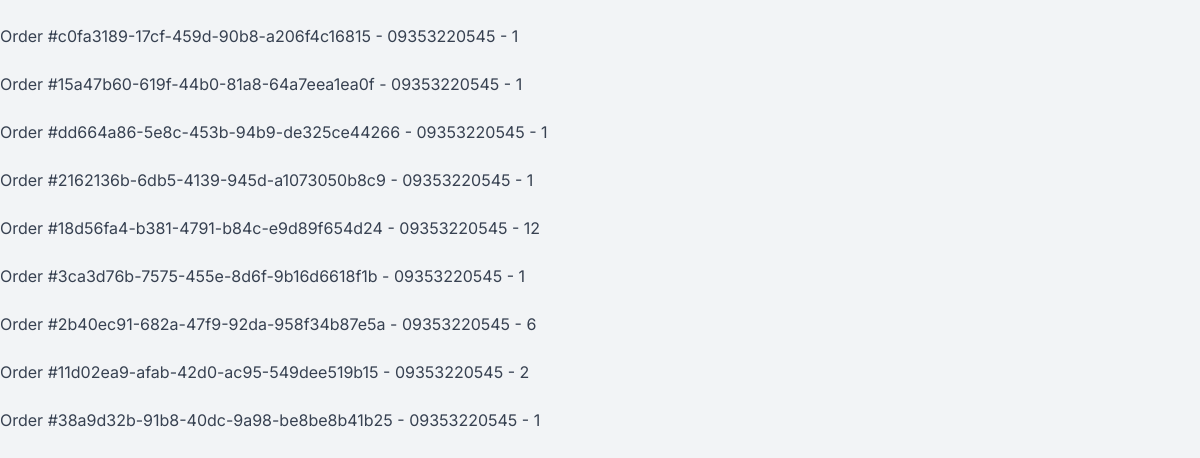
Before: /orders/orders/09353220545 with the older database file.
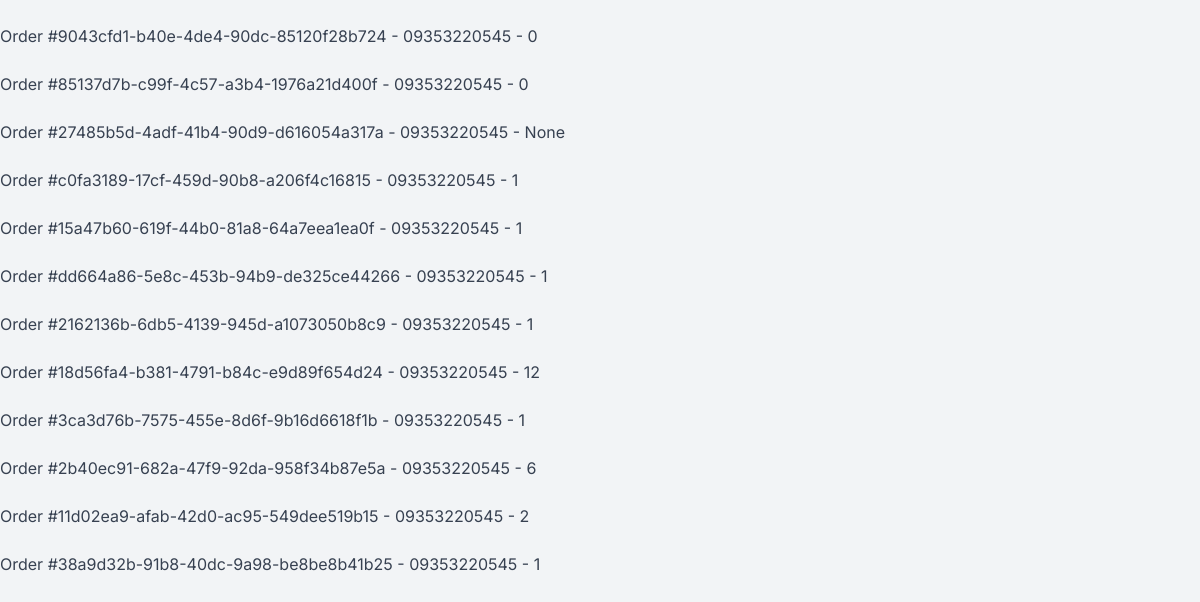
After: the same page with the newer database file.
### order/models.py (models this page shows, shortened)
class Order(BaseModel):
    status_fields = [("W", "Waiting"),
                     ("C", "Canceled"),
                     ("P", "Preparation"),
                     ("T", "Transmission"),
                     ("F", "Finished")]
    customer_phone = models.CharField(max_length=100, blank=True, null=True)
    id = models.UUIDField(primary_key=True, default=uuid.uuid4)
    status = models.CharField(max_length=1, choices=status_fields, default='W')
    table = models.ForeignKey(Table, on_delete=models.SET_NULL, null=True)
    class Meta:
        ordering = ['-created_at']
        indexes = [
            models.Index(fields=['-created_at']),
        ]
    def __str__(self):
        return f"Order #{self.id} - {self.customer_phone} - {self.table}"

### tables/models.py (models this page shows)
class Table(BaseModel):
    status_fields = [("R", "Reserved"), ("E", "Empty"), ("F", "Full"), ("T", "TakeAway")]
    number = models.PositiveIntegerField()
    status = models.CharField(max_length=1, choices=status_fields, default='E')
    def __str__(self) -> str:
        return f'{self.number}'

### order/views.py (the view)
# urls.py: path('orders/<str:phone>', views.ListOrderPhoneView.as_view(), name='phone-orders'),
class ListOrderPhoneView(View):
    template_name = 'Order_ListPhoneOrder.html'
    def get(self, request, phone):
        phone = str(phone)
        orders = Order.objects.filter(customer_phone=phone).select_related('table')
        return render(request, self.template_name, {'user_order': orders})

### core/models.py (called while the page is built)
    def get_queryset(self):
        return super().get_queryset().filter(deleted_at__isnull=True)

### templates/Order_ListPhoneOrder.html
{% extends 'base.html' %}
{% block content %}
    {% for order in user_order %}<br>
        {{order}}
    <br>{% endfor %}
{% endblock %}

Changed rows visible on the page:
added Order: id+customer_phone+table "Order #9043cfd1-b40e-4de4-90dc-85120f28b724 - 09353220545 - 0"
added Order: id+customer_phone+table "Order #85137d7b-c99f-4c57-a3b4-1976a21d400f - 09353220545 - 0"
added Order: id+customer_phone+table "Order #27485b5d-4adf-41b4-90d9-d616054a317a - 09353220545 - None"
